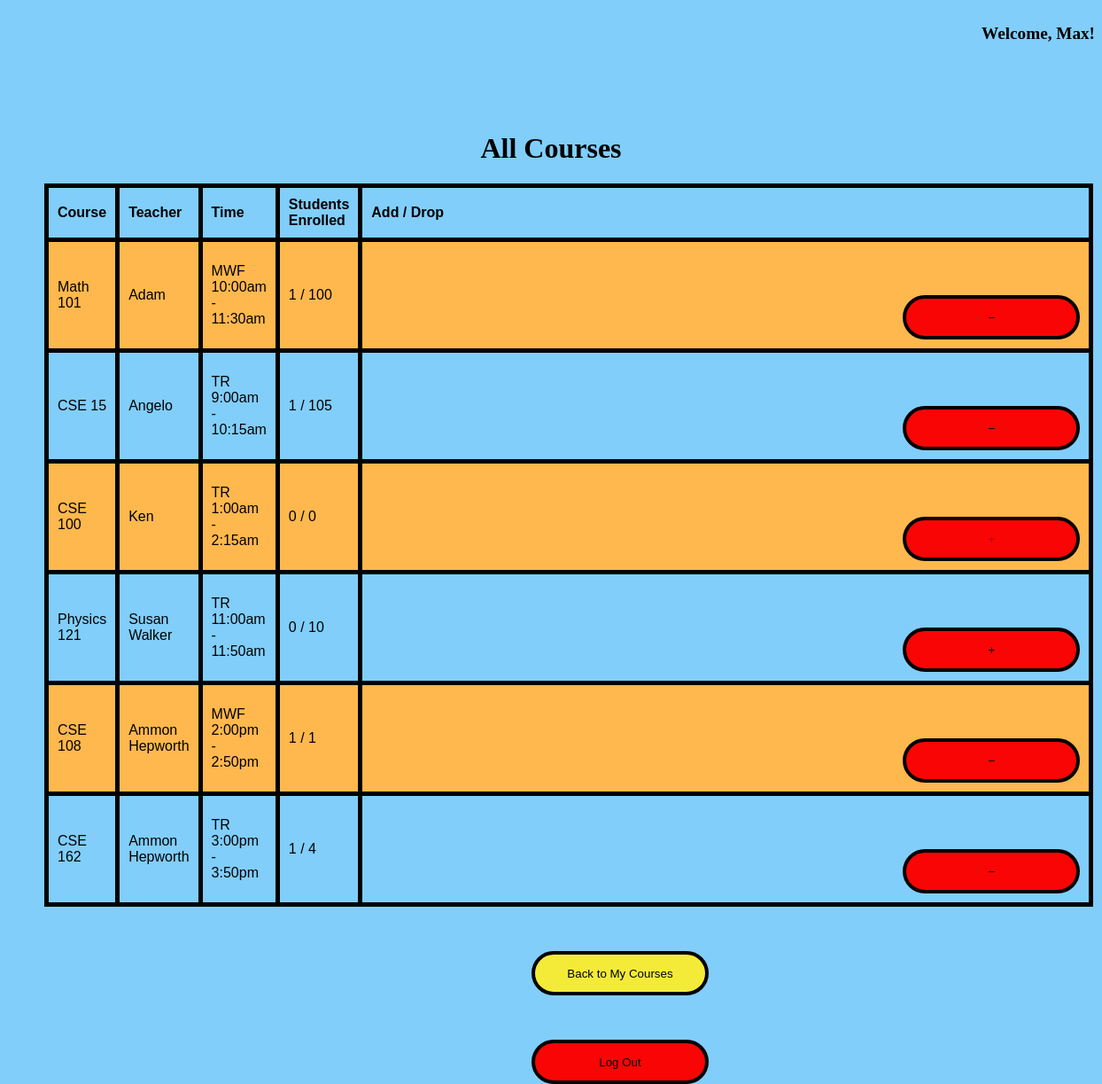
The page /classes (signed in) on the database as committed earlier.
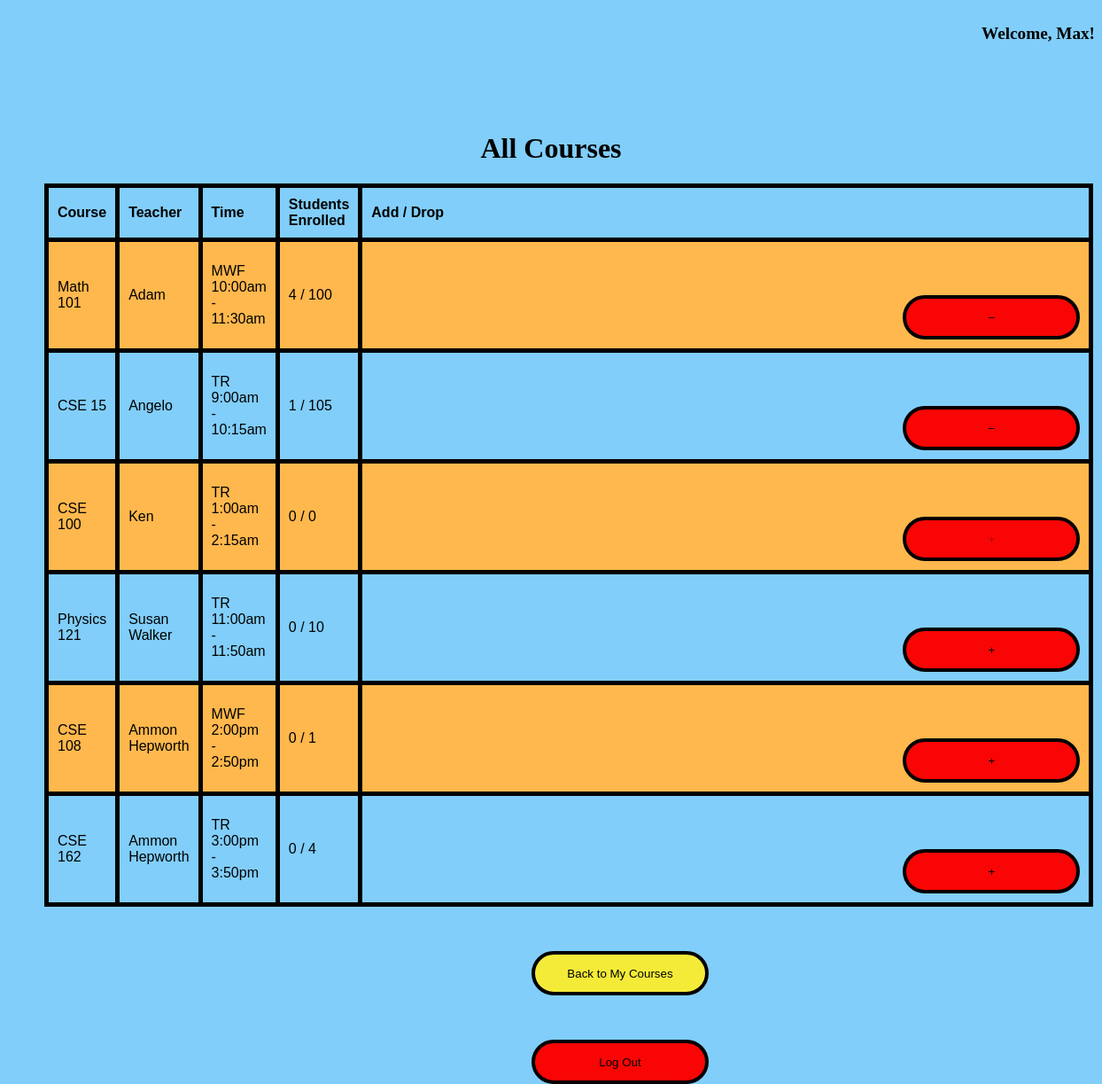
The same page on the database as committed later.
### hello.py (models this page shows, shortened)
class Course(db.Model):
    id = db.Column(db.Integer, primary_key=True)
    name = db.Column(db.String(64), nullable=False)
    professorID = db.Column(db.Integer, db.ForeignKey('user.id'), nullable=False)
    professor = db.relationship('User', foreign_keys=[professorID], backref='courses_taught')
    time = db.Column(db.String(64),nullable=False)
    capacity = db.Column(db.Integer, nullable=False)

class User(UserMixin, db.Model):
    id = db.Column(db.Integer, primary_key=True)
    username = db.Column(db.String, unique=True, nullable=False)
    password_hash = db.Column(db.String(128), nullable=False)
    name = db.Column(db.String(64), nullable=False)
    role = db.Column(db.String(64), nullable=False)
    classenrolled = db.relationship('Course', secondary=enrollment_table, backref=db.backref('students', lazy='dynamic'), lazy='dynamic')

### hello.py (the view)
@app.route("/classes")
def view_all_classes():
    courses = Course.query.all()
    return render_template("classes.html", courses=courses)

### hello.py (called while the page is built)
@login_manager.user_loader
def load_user(user_id):
    return User.query.get(int(user_id))

### templates/classes.html (shortened to what this page needs)
<!DOCTYPE html>
<html>
  <head>
    <link rel="stylesheet" href="/static/styles.css">
  </head>
  <body>
    {% extends "base.html" %}
    {% block content %}
    <h1>All Courses</h1>
    <table>
        <tr>
            <th>Course</th>
            <th>Teacher</th>
            <th>Time</th>
            <th>Students Enrolled</th>
            <th>Add / Drop</th>
        </tr>
        {% for c in courses %}
        <tr>
            <td>{{ c.name }}</td>
            <td>{{ c.professor.name }}</td>
            <td>{{ c.time }}</td>
            <td>{{ c.students.count() }} / {{ c.capacity }}</td>
            <td>
            {% if current_user in c.students %}
            <form action="{{ url_for('drop_course', course_id=c.id) }}" method="POST" style="display:inline;">
                <button type="submit" title="Remove from class">&#8722;</button>
            </form>
            {% elif c.students.count() < c.capacity %}
            <form action="{{ url_for('add_course', course_id=c.id) }}" method="POST" style="display:inline;">
                <button type="submit" title="Add to class">&#43;</button>
            </form>
            {% else %}
            <button type="button" disabled>&#43;</button>
            {% endif %}
            </td>
        </tr>
        {% endfor %}
    </table>
    <form method="get" action="{{ url_for('student_courses') }}">
      <button class="login-button" type="submit">Back to My Courses</button>
    </form>
    <form action="{{ url_for('logout') }}" method="GET">
        <button type="submit">Log Out</button>
    </form>
    {% endblock %}

Rows that differ between the two databases and show on the page:
changed Course "Math 101": students.count "1" → "4"
changed Course "CSE 108": students.count "1" → "0"; text "−" → "+"
changed Course "CSE 162": students.count "1" → "0"; text "−" → "+"
